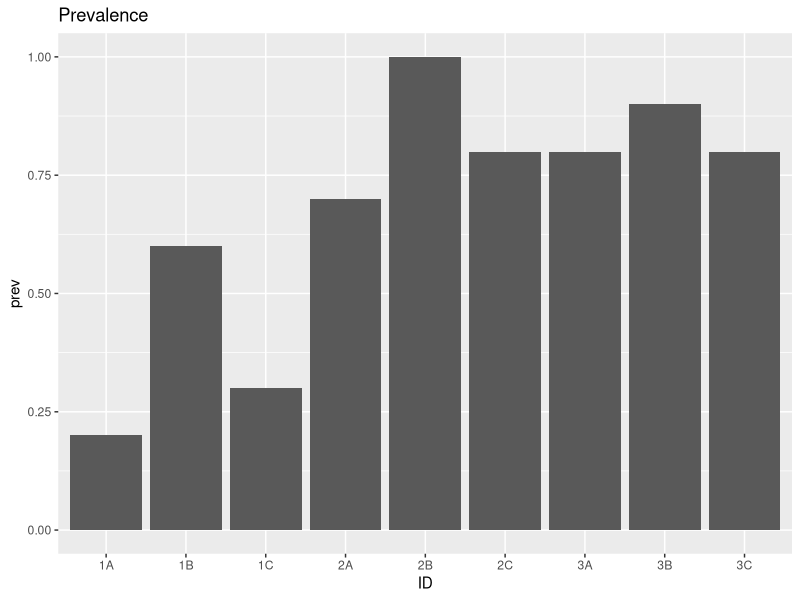
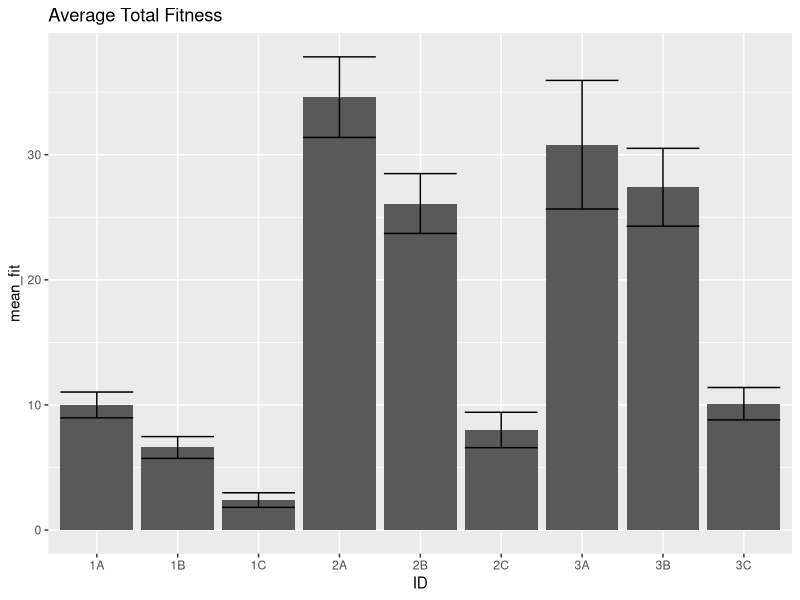
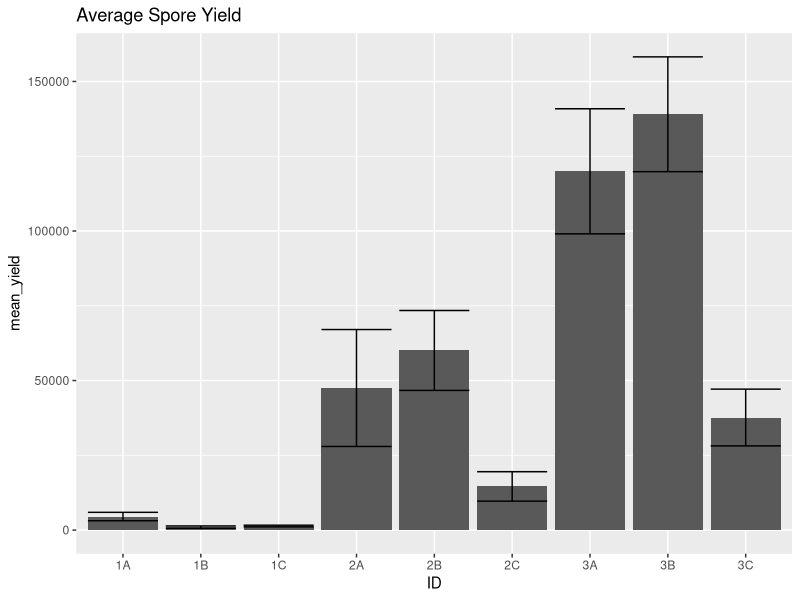
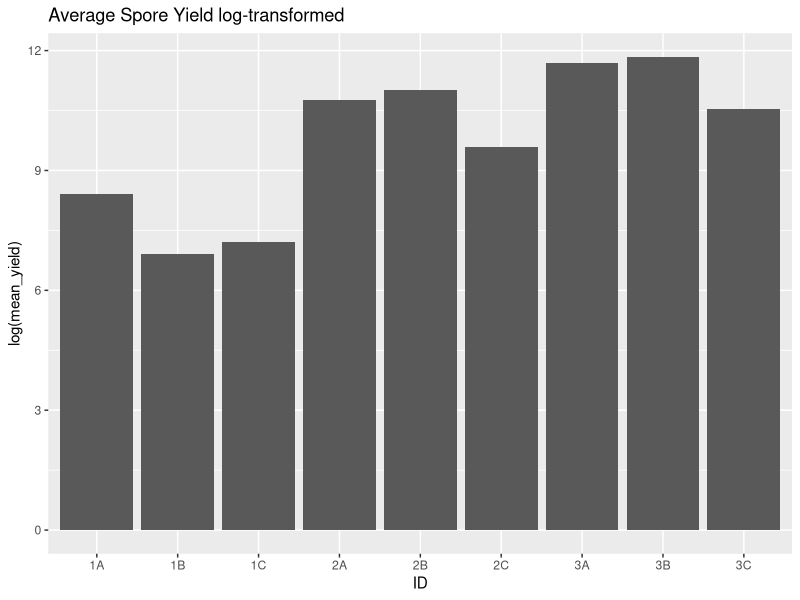
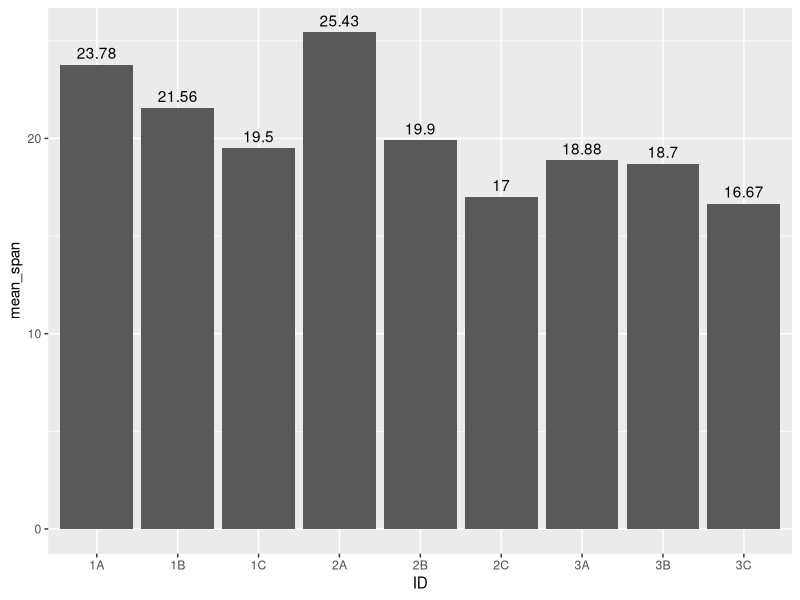

Recreate these plots in R, in order.
## ---- chunk 1
knitr::opts_chunk$set(echo = TRUE)
knitr::opts_chunk$set(tidy.opts=list(width.cutoff=50),tidy=TRUE)
## ---- chunk 2
library(tidyverse)
library(magrittr)
library(lubridate)
library(here)
## ---- chunk 3
treatments <- read_csv(here("data/treatments.csv"))
fitness <- read_csv(here("data/fitness.csv"))
mort <- read_csv(here("data/mortality.csv"))
## ---- chunk 4
head(treatments)
head(mort)
head(fitness)
## ---- chunk 5
prevalence <- mort %>% group_by(ID) %>% summarize(n = n(), prev = sum(infection_status, na.rm = T)/n()) #NA's removed from numerator but still in denominator
prevalence %>% ggplot(.,aes(x=ID,y=prev)) +
  geom_col() + 
  labs(title = "Prevalence")
## ---- chunk 6

## ---- chunk 7
fit_by_ID_replicate <- fitness %>% group_by(ID, replicate) %>% summarize(total_fit = sum(fitness, na.rm = T)) # removed NAs
fit_average <- fit_by_ID_replicate %>% group_by(ID) %>% 
  summarize(n = n(), mean_fit = mean(total_fit, na.rm = T), var = var(total_fit, na.rm = T), se = sqrt(var(total_fit, na.rm = T)/n())) # remove NAs
fit_average %>% ggplot(., aes(x=ID, y=mean_fit)) +
  geom_col() + 
  geom_errorbar(aes(ymin = mean_fit-se, ymax = mean_fit+se)) +
  labs(title = "Average Total Fitness")
## ---- chunk 8
spores <- mort %>% filter(spore_yield>0) %>% group_by(ID) %>% 
  summarize(mean_yield = mean(spore_yield, na.rm=T), 
            # NAs removed but there should be no NAs after the filter
            var = var(spore_yield, na.rm = T), 
            se = sqrt(var(spore_yield, na.rm = T)/n()))
spores %>% ggplot(., aes(x=ID, y=mean_yield)) + 
  geom_col() + 
  geom_errorbar(aes(ymin = mean_yield-se, ymax = mean_yield+se)) +
  labs(title = "Average Spore Yield")
spores %>% ggplot(., aes(x=ID, y=log(mean_yield))) + 
  geom_col() + 
  labs(title = "Average Spore Yield log-transformed")
## ---- chunk 9
lifespan <- left_join(mort, treatments, by = "ID")
lifespan %<>% select(ID, replicate, birth_date, date)
mdy(lifespan$birth_date)
lifespan %<>% transmute(ID=ID, replicate=replicate, birthday=mdy(birth_date), deathday=mdy(date))
lifespan %<>% mutate(span = deathday - birthday)

mean_span <- lifespan %>% group_by(ID) %>% summarize(mean_span = mean(span, na.rm=T))

mean_span %>% ggplot(.,aes(x=ID, y=mean_span)) +
  geom_col() + 
  geom_text(aes(label=round(mean_span, digits = 2)), vjust = -0.5)
## ---- chunk 10
#rmarkdown::render(here('scripts/exploration.Rmd'), output_format = "pdf_document",output_file = here("pilot.pdf"))
